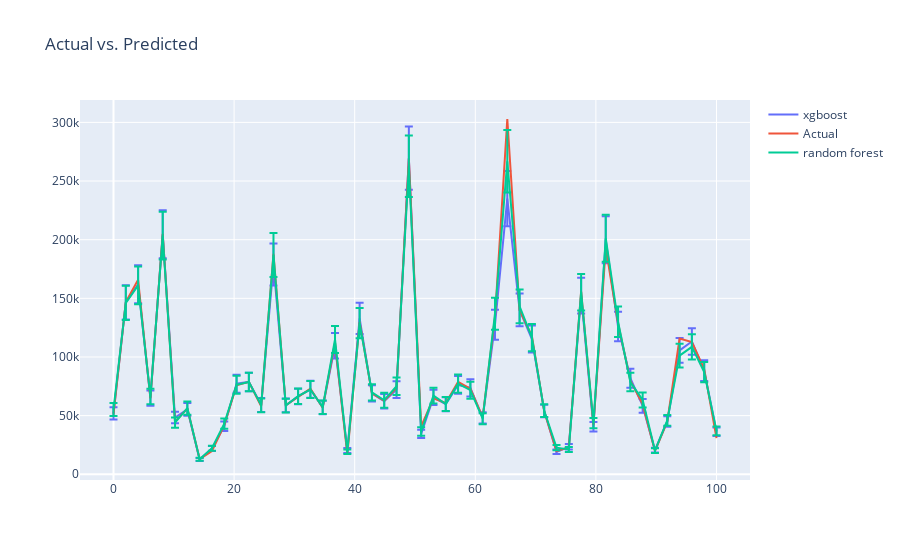

Here is the notebook cell this chart was saved with:
### Code cell
import plotly.graph_objects as go

fig = go.Figure(data=go.Scatter(name='xgboost', 
        x = np.linspace(0, len(val_corr_8.drop('Price', axis=1))),
        y=rnd_search_corr_xgb_8.best_estimator_.predict(val_corr_8.drop('Price', axis=1)),
        error_y=dict(
            type='percent', # value of error bar given as percentage of y value
            value=10,
            visible=True) 
    ))

fig.add_trace(go.Scatter(name='Actual',
    x = np.linspace(0, len(val_corr_8.drop('Price', axis=1))),
    y = val_corr_8.Price,
))
fig.add_trace(go.Scatter(name='random forest',
    x = np.linspace(0, len(val_corr_8.drop('Price', axis=1))),
    y = rnd_search_corr_forest_8.best_estimator_.predict(val_corr_8.drop('Price', axis=1)),
    error_y=dict(
        type='percent',
        value=10,
        visible=True
    )
))
fig.update_layout(
    title = 'Actual vs. Predicted'
)
